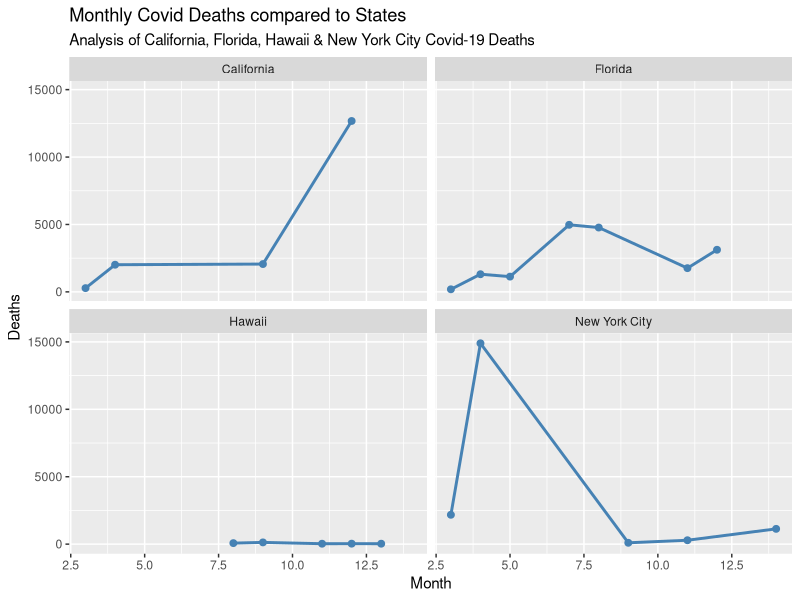

The R source for this figure:
## ---- chunk 1
#cuttingoffcode
library(knitr)
opts_chunk$set(tidy.opts=list(width.cutoff=70),tidy=TRUE)
## ---- chunk 2
#importing dataset
library(readr)
CovidA <- read_csv("CovidA.csv")
## ---- chunk 3
#subsetting data
CovidA_sub = subset(CovidA,CovidA$State == "California"|CovidA$State == "New York City" | CovidA$State == "Florida" | CovidA$State == "Hawaii")
## ---- chunk 4
library(ggplot2)
library(dplyr)
## ---- chunk 5
#converting months as to not get confused by year so month 1 is January 2020 and month 14 is February 2021
CovidA_sub_graph = CovidA_sub
CovidA_sub_graph$Month[16] = 13
CovidA_sub_graph$Month[21] = 14
#ggplot graph with facetwrap
ggplot(data = CovidA_sub_graph, aes(Month, Death)) +
  geom_line(color = "steelblue", size = 1) +
  geom_point(color="steelblue",size = 2) + 
  labs(title = "Monthly Covid Deaths compared to States",
       subtitle = "Analysis of California, Florida, Hawaii & New York City Covid-19 Deaths",
       y = "Deaths", x = "Month") + 
  facet_wrap(~ State)
